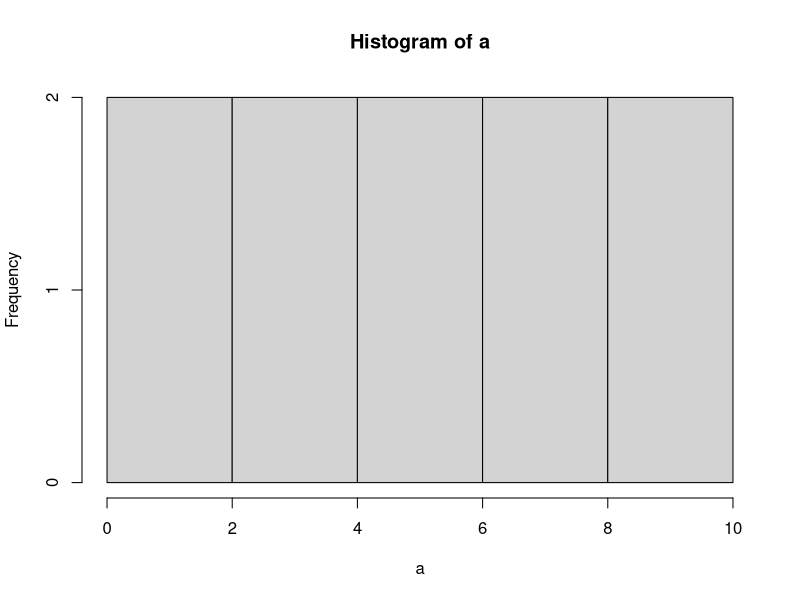
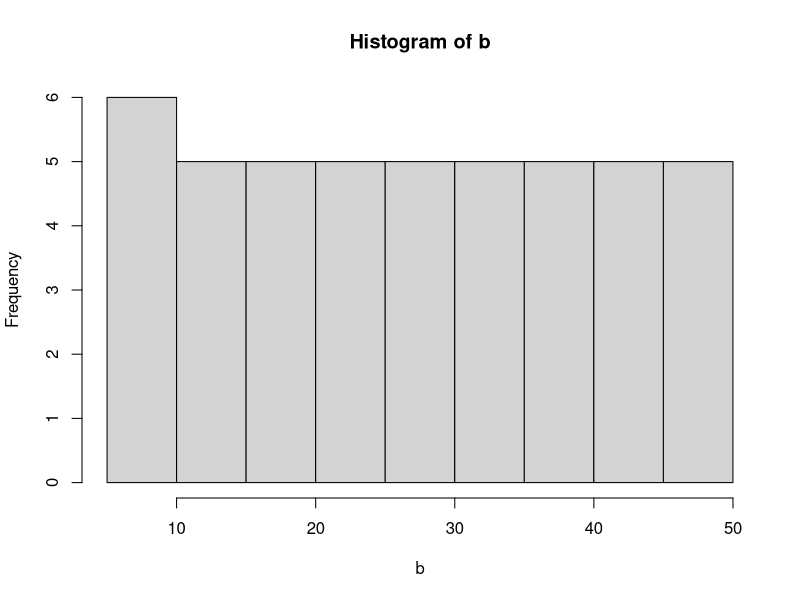
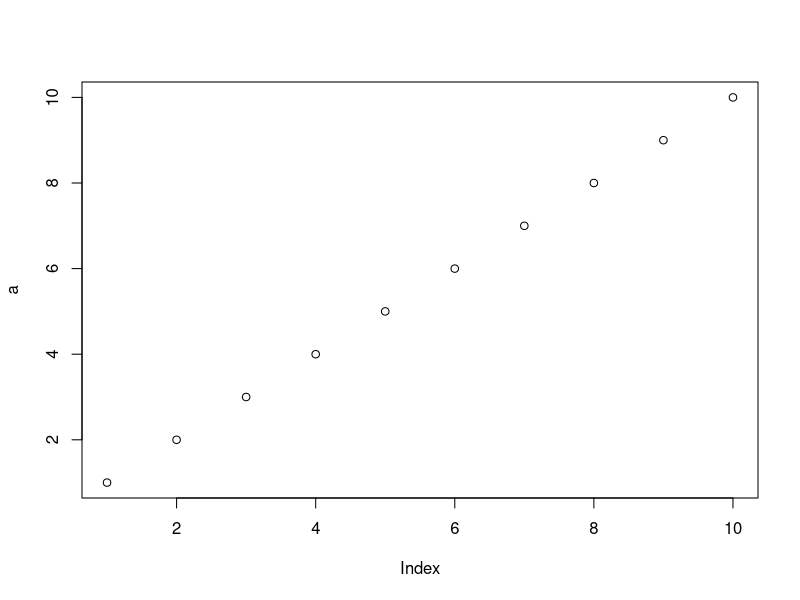
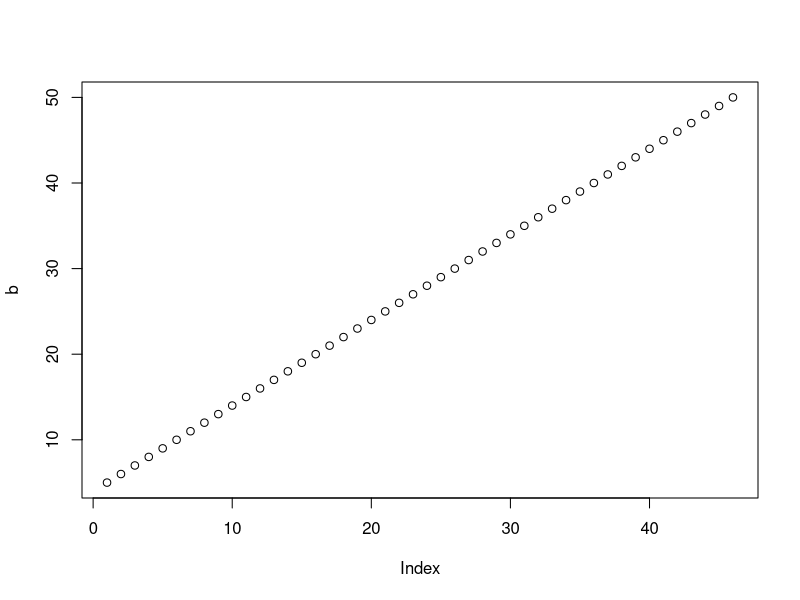

These charts were generated, in order, by the following R code:
# day02_11_useful.R
# 데이터 구조와 같이 자주 사용하는 함수들

vec1 <- c(1:3)
vec2 <- c(4:6)
vec3 <- c(1:4)

# 합치기 -union()
union(vec1, vec2)
union(vec1, vec3) # 중복된 결과를 제외하고 합쳐진다.

# 중복된 결과를 포함하여 합치려면?
c(vec1, vec3)

# 차집합 - setdiff()
# setdiff(데이터1, 데이터2)
# 데이터1에서 데이터2의 값을 제외한 결과가 출력된다.
setdiff(vec3, vec1)

# 교집합 - intersect()
intersect(vec1, vec3)

# paste() : 붙이기
# paste(data1, data2, data..., 구분자) : 붙이기
# 컨트롤 + v
paste('a','b')
paste('a','b', sep = ',')
paste('a','b', sep = '')
paste0('a','b')


# 실습하기.
# x변수의 각 자리에 x1, x2, x3, x4, x5가
# 조회될 수 있도록 paste를 이용하기.
rep('x', 5)
x <- c(rep('x', 5))
paste0(x, c(1:5))

# 벡터연산

a <- 1:6
a*5
a

# merge(): 기준에 따라 데이터를 결합하는 함수
# - database의 join문과 결과 같다.
# - inner join: 교집합
# - left(right) outer join: 기준에 따라서 반대쪽의 값이 없어도
#                           합쳐지는 형태
# - full outer join: 합집합


name <- c('김유신','강감찬','이순신','홍길동')
cnt <- c(100,50,80,20)

df_buy_1 <- data.frame(name, cnt)
df_buy_1

name2 <- c('김유신','김소월','이순신','맹자','공자')
owner <- c(TRUE, FALSE, FALSE, FALSE, TRUE)
df_buy_2 <- data.frame(name= name2, owner)
df_buy_2


# 두 데이터를 기준값에 따라서 교집합으로 구하기
merge(df_buy_1, df_buy_2, by = 'name')

# left(right) 조건의 데이터는 모두 보이게 조회
##left
merge(df_buy_1, df_buy_2, all.x = TRUE)

## right
merge(df_buy_1, df_buy_2, all.y = TRUE)

# full 조건은 모든 데이터를 다 보여준다.
merge(df_buy_1, df_buy_2, all = TRUE, by = 'name')



# 문자만들기
letters
a <- letters[1:3]
a
LETTERS


# 평균과 중앙값
# - 데이터에 따라서 평균을 사용할 지와
#   중앙값을 사용할 지는 다르다.
a <- 1:50
mean(a)   # 평균
median(a) # 중앙값


# 데이터를 위, 아래의 6개만 조회하기
m <- c(1:1000)
# 상위 6개
head(m)
# 하위 6개
tail(m)


# 데이터의 길이 확인
# length(데이터)
length(m)

# 랜덤값 생성하기
# 로또번호 
a <- sample(45, 6)   # 45까지 중에서 6개를 추출하기

# sort(): 정렬하기
# 오름차순: 값이 올라가는 형태로 정렬
sort(a)

# 내림차순: 값이 내려가는 형태로 정렬
sort(a, decreasing = TRUE)

# R에서 데이터를 시각화 하는 방법
a <- 1:10
b <- c(5:50)

hist(a)
hist(b)

plot(a)
plot(b)












